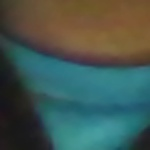
#> input picture images/Bryan Cabrera/rostro_1.jpg, 150 x 150 px, found by its file name; its folder holds only this picture in this run
$ python entrenarImagenes.py
#> lines starting #> are read from the running program, lines starting #| are printed output that depends on the picture
"""
Script para entrenar un modelo de reconocimiento facial.
Lee las imágenes de la carpeta 'images/<persona>' y genera un modelo XML.

Uso: python entrenarImagenes.py
"""

import os
import sys
from enum import Enum

import cv2
import numpy as np


class TipoReconocedor(Enum):
    """Tipos de reconocedores faciales disponibles en OpenCV."""

    EIGEN = "EigenFace"
    FISHER = "FisherFace"
    LBPH = "LBPHFace"


def obtener_reconocedor(tipo: TipoReconocedor):
    """
    Crea y retorna el reconocedor facial según el tipo especificado.

    Args:
        tipo: Tipo de reconocedor a crear.

    Returns:
        Instancia del reconocedor facial.
    """
    reconocedores = {
        TipoReconocedor.EIGEN: cv2.face.EigenFaceRecognizer_create,
        TipoReconocedor.FISHER: cv2.face.FisherFaceRecognizer_create,
        TipoReconocedor.LBPH: cv2.face.LBPHFaceRecognizer_create,
    }
    return reconocedores[tipo]()


def cargar_imagenes(
    directorio_datos: str, mostrar_progreso: bool = True
) -> tuple[list, list, list]:
    """
    Carga las imágenes de rostros desde el directorio de datos.

    Args:
        directorio_datos: Ruta al directorio con las carpetas de personas.
        mostrar_progreso: Si True, muestra cada imagen mientras se carga.

    Returns:
        Tupla con (datos_rostros, etiquetas, lista_personas)
    """
#> called with directorio_datos = 'images', mostrar_progreso = True
    if not os.path.exists(directorio_datos):
        raise FileNotFoundError(f"No se encontró el directorio: {directorio_datos}")

    lista_personas = os.listdir(directorio_datos)

    if not lista_personas:
        raise ValueError(f"No hay carpetas de personas en: {directorio_datos}")

    print(f"Personas encontradas: {lista_personas}")
    print(f"Total: {len(lista_personas)} personas\n")

    etiquetas = []
    datos_rostros = []

    for etiqueta, nombre_persona in enumerate(lista_personas):
        ruta_persona = os.path.join(directorio_datos, nombre_persona)

        if not os.path.isdir(ruta_persona):
            continue

        archivos = os.listdir(ruta_persona)
        print(f"Leyendo imágenes de '{nombre_persona}' ({len(archivos)} archivos)...")

        for nombre_archivo in archivos:
            ruta_imagen = os.path.join(ruta_persona, nombre_archivo)

            # Leer imagen en escala de grises
            imagen = cv2.imread(ruta_imagen, cv2.IMREAD_GRAYSCALE)
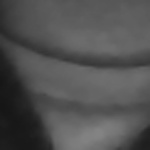
#> imagen: shape (150, 150); min 22, max 131, mean 81.5

            if imagen is None:
                print(f"  Advertencia: No se pudo leer {nombre_archivo}")
                continue

            etiquetas.append(etiqueta)
            datos_rostros.append(imagen)

            # Mostrar progreso visual
            if mostrar_progreso:
                cv2.imshow(f"Cargando: {nombre_persona}", imagen)
                cv2.waitKey(3)
#> pass 2 of the loop in cargar_imagenes, `for etiqueta, nombre_persona in enumerate(lista_personas):`:
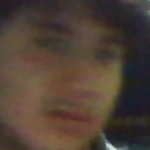
#> input picture images/fabricio/rostro_10.jpg, 150 x 150 px, found by its file name
#> in cargar_imagenes, `imagen = cv2.imread(ruta_imagen, cv2.IMREAD_GRAYSCALE)`:
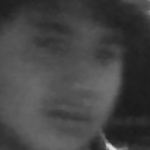
#> imagen: shape (150, 150); min 25, max 227, mean 67.9

    cv2.destroyAllWindows()

    return datos_rostros, etiquetas, lista_personas


def entrenar_modelo(
    directorio_datos: str = "images",
    tipo_reconocedor: TipoReconocedor = TipoReconocedor.LBPH,
    mostrar_progreso: bool = True,
) -> str:
    """
    Entrena el modelo de reconocimiento facial y lo guarda en un archivo XML.

    Args:
        directorio_datos: Ruta al directorio con las imágenes.
        tipo_reconocedor: Tipo de reconocedor a usar.
        mostrar_progreso: Si True, muestra las imágenes mientras se cargan.

    Returns:
        Ruta al archivo del modelo guardado.
    """
    print("=" * 50)
    print("   ENTRENAMIENTO DE MODELO FACIAL")
    print("=" * 50)
    print(f"Reconocedor: {tipo_reconocedor.value}")
    print(f"Directorio: {directorio_datos}\n")

    # Cargar imágenes
    datos_rostros, etiquetas, lista_personas = cargar_imagenes(
        directorio_datos, mostrar_progreso
    )
#> datos_rostros = 2 items; etiquetas = [0, 1]; lista_personas = ['Bryan Cabrera', 'fabricio']

    print(f"\nTotal de imágenes cargadas: {len(datos_rostros)}")
#| Total de imágenes cargadas: 2

    # Mostrar estadísticas por persona
    for i, persona in enumerate(lista_personas):
        cantidad = np.count_nonzero(np.array(etiquetas) == i)
        print(f"  - {persona}: {cantidad} imágenes")
#> this loop made 2 passes
#> (persona, cantidad) on passes 1 to 2: ('Bryan Cabrera', 1), ('fabricio', 1)
#|   - Bryan Cabrera: 1 imágenes
#|   - fabricio: 1 imágenes

    # Crear y entrenar el reconocedor
    print(f"\nEntrenando modelo {tipo_reconocedor.value}...")
    reconocedor = obtener_reconocedor(tipo_reconocedor)
    reconocedor.train(datos_rostros, np.array(etiquetas))

    # Guardar el modelo
    nombre_modelo = f"modelo{tipo_reconocedor.value}.xml"
    reconocedor.write(nombre_modelo)

    print("Modelo guardado exitosamente")
    print(f"Archivo: {nombre_modelo}")
    print("=" * 50)

    return nombre_modelo


def main():
    """Función principal."""
    try:
        entrenar_modelo(
            directorio_datos="images",
            tipo_reconocedor=TipoReconocedor.LBPH,
            mostrar_progreso=True,
        )
    except FileNotFoundError as e:
        print(f"Error: {e}")
        sys.exit(1)
    except ValueError as e:
        print(f"Error: {e}")
        sys.exit(1)


if __name__ == "__main__":
    main()
